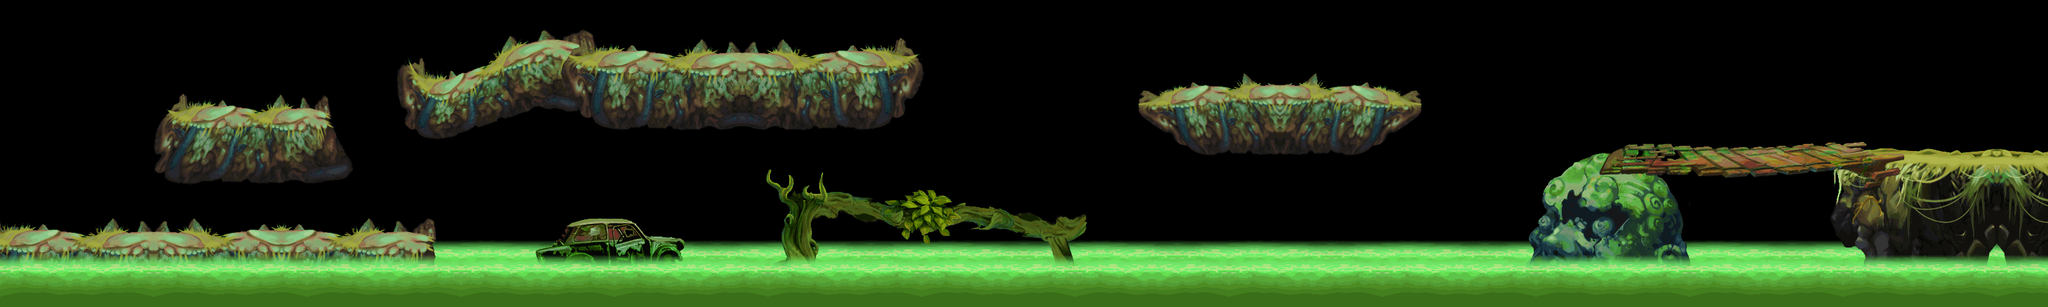

This game map was drawn from its Tiled (.tmx) file and the tilesets committed beside it. A one-line description and the trimmed map source follow:
An orthogonal 80x12 tile map with 40x40 px tiles, 4 tile layers (land1, land2, land3, land4) and 59 objects.

<map version="1.0" orientation="orthogonal" width="80" height="12" tilewidth="40" tileheight="40">
 <tileset firstgid="1" name="c-land" tilewidth="40" tileheight="40">
  <image source="c-land.png" width="1745" height="2038" />
 </tileset>
 <layer name="land1" width="80" height="12">
  <data>[960 cells, 202 non-empty, 26 distinct tile ids]</data>
 </layer>
 <layer name="land2" width="80" height="12">
  <data>[960 cells, 481 non-empty, 385 distinct tile ids]</data>
 </layer>
 <layer name="land3" width="80" height="12">
  <data>[960 cells, 167 non-empty, 127 distinct tile ids]</data>
 </layer>
 <layer name="land4" width="80" height="12">
  <data>[960 cells, 248 non-empty, 21 distinct tile ids]</data>
 </layer>
 <objectgroup name="pengzhuang" width="80" height="12">
  <object x="0" y="377" width="676" height="106" />
  <object x="838" y="388" width="47" height="31" />
  <object x="885" y="348" width="109" height="69" />
  <object x="995" y="376" width="73" height="40" />
  <object x="1227" y="308" width="47" height="125" />
  <object x="1274" y="346" width="232" height="44" />
  <object x="1506" y="361" width="186" height="29" />
  <object x="2482" y="246" width="717" height="39" />
  <object x="2414" y="312" width="68" height="167" />
  <object x="261" y="179" width="252" height="28" />
  <object x="880" y="95" width="554" height="23" />
  <object x="629" y="135" width="153" height="24" />
  <object x="843" y="73" width="37" height="44" />
  <object x="1780" y="153" width="439" height="24" />
 </objectgroup>
 <objectgroup name="zuobiao1" width="80" height="12">
  <object x="2633" y="248">
   <properties>
    <property name="id" value="1" />
    <property name="type" value="1" />
   </properties>
  </object>
  <object x="1825" y="441">
   <properties>
    <property name="id" value="13" />
    <property name="type" value="0" />
   </properties>
  </object>
  <object x="1946" y="441">
   <properties>
    <property name="id" value="13" />
    <property name="type" value="0" />
   </properties>
  </object>
  <object x="2174" y="441">
   <properties>
    <property name="id" value="13" />
    <property name="type" value="0" />
   </properties>
  </object>
  <object x="2021" y="159">
   <properties>
    <property name="id" value="1" />
    <property name="type" value="1" />
   </properties>
  </object>
  <object x="1949" y="159">
   <properties>
    <property name="id" value="1" />
    <property name="type" value="1" />
   </properties>
  </object>
  <object x="1067" y="99">
   <properties>
    <property name="id" value="1" />
    <property name="type" value="1" />
   </properties>
  </object>
  <object x="995" y="99">
   <properties>
    <property name="id" value="1" />
    <property name="type" value="1" />
   </properties>
  </object>
  <object x="279" y="476">
   <properties>
    <property name="id" value="18" />
   </properties>
  </object>
  <object x="436" y="476">
   <properties>
    <property name="id" value="18" />
   </properties>
  </object>
  <object x="600" y="476">
   <properties>
    <property name="id" value="18" />
   </properties>
  </object>
  <object x="809" y="482">
   <properties>
    <property name="id" value="18" />
   </properties>
  </object>
  <object x="921" y="482">
   <properties>
    <property name="id" value="18" />
   </properties>
  </object>
  <object x="964" y="479">
   <properties>
    <property name="id" value="18" />
   </properties>
  </object>
  <object x="997" y="482">
   <properties>
    <property name="id" value="18" />
   </properties>
  </object>
  <object x="1473" y="479">
   <properties>
    <property name="id" value="18" />
   </properties>
  </object>
  <object x="1755" y="479">
   <properties>
    <property name="id" value="18" />
   </properties>
  </object>
  <object x="2025" y="466">
   <properties>
    <property name="id" value="18" />
   </properties>
  </object>
  <object x="2117" y="468">
   <properties>
    <property name="id" value="18" />
   </properties>
  </object>
  <object x="2800" y="478">
   <properties>
    <property name="id" value="18" />
   </properties>
  </object>
  <object x="2962" y="476">
   <properties>
    <property name="id" value="18" />
   </properties>
  </object>
 </objectgroup>
 <objectgroup name="zuobiao2" width="80" height="12">
  <object x="623" y="372">
   <properties>
    <property name="id" value="101" />
    <property name="num" value="5" />
    <property name="range" value="100" />
    <property name="time" value="1" />
    <property name="timemax" value="12" />
    <property name="timemin" value="3" />
    <property name="z" value="0" />
   </properties>
  </object>
  <object x="1240" y="98">
   <properties>
    <property name="id" value="101" />
    <property name="num" value="5" />
    <property name="range" value="100" />
    <property name="time" value="1" />
    <property name="timemax" value="12" />
    <property name="timemin" value="3" />
    <property name="z" value="0" />
   </properties>
  </object>
  <object x="439" y="181">
   <properties>
    <property name="id" value="104" />
    <property name="num" value="4" />
    <property name="range" value="50" />
    <property name="time" value="1" />
    <property name="timemax" value="6" />
    <property name="timmin" value="3" />
   </properties>
  </object>
  <object x="2771" y="245">
   <properties>
    <property name="id" value="104" />
    <property name="num" value="4" />
    <property name="range" value="50" />
    <property name="time" value="1" />
    <property name="timemax" value="6" />
    <property name="timmin" value="3" />
   </properties>
  </object>
  <object x="930" y="348">
   <properties>
    <property name="id" value="102" />
    <property name="num" value="3" />
    <property name="range" value="0" />
    <property name="time" value="1" />
    <property name="timemax" value="10" />
    <property name="timmin" value="3" />
   </properties>
  </object>
  <object x="1382" y="96">
   <properties>
    <property name="id" value="102" />
    <property name="num" value="3" />
    <property name="range" value="0" />
    <property name="time" value="1" />
    <property name="timemax" value="10" />
    <property name="timmin" value="3" />
   </properties>
  </object>
  <object x="2524" y="244">
   <properties>
    <property name="id" value="102" />
    <property name="num" value="3" />
    <property name="range" value="0" />
    <property name="time" value="1" />
    <property name="timemax" value="10" />
    <property name="timmin" value="3" />
   </properties>
  </object>
  </objectgroup>
 <objectgroup name="zuobiao3" width="80" height="12">
  <!-- 8 objects omitted --></objectgroup>
</map>
<!-- 17 of 59 objects omitted -->
